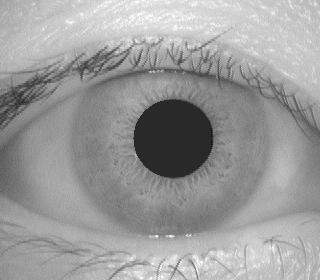
#> input picture CASIA1/1/001_1_2.jpg, 320 x 280 px, given in place of 001_1_1.jpg, which was not available
$ python testFRR.py
#> lines starting #> are read from the running program, lines starting #| are printed output that depends on the picture; after the words box and inside, x2 and y2 are one past the last pixel; in counts of white or black regions, pixels touching at a corner belong together; pictures that were not available may be replaced by others from this repository, and a replacement may not be noted
### preprocessing.py
##-----------------------------------------------------------------------------
##  Import
##-----------------------------------------------------------------------------
from cv2 import imread
from cv2 import imshow
from cv2 import waitKey

from pre_processing_classic.segment import segment
from pre_processing_classic.normalize import normalize
from pre_processing_classic.encode import encode

from pre_processing_enhanced.IrisLocalization import IrisLocalization
from pre_processing_enhanced.IrisNormalization import IrisNormalization
from pre_processing_enhanced.ImageEnhancement import ImageEnhancement
from pre_processing_enhanced.FeatureExtraction import FeatureExtraction

import numpy as np

##-----------------------------------------------------------------------------
##  Function preprocessing(img, method)
##-----------------------------------------------------------------------------
##  Description:
##      Enrol a new user
##
##  Input:
##      img             - The image to be processed
##      method          - Pre-processing method, can be "classic" or "enhanced"
##
##  Output:
##      features        - Array containing the extracted features
##-----------------------------------------------------------------------------
def preprocessing(img_name, method):

    # Integro-Differential operator and Log-Gabor filters
#> called with img_name = './CASIA1/1/001_1_1.jpg', method = 'enhanced'
    if method == "classic":

        # Read the image
        img = imread(img_name, 0)

        # Parameters for segmentation
        eyelashes_thres = 80
        use_multiprocess = False

        # Identify the iris and the pupil
        ciriris, cirpupil, img_with_noise = segment(img, eyelashes_thres, use_multiprocess)

        #imshow("noisyeye", img_with_noise[0])
        #waitKey(0)

        # Normalize the iris region by unwraping the circular region into a rectangular block of constant dimensions
        polar_array, noise_array = normalize(img_with_noise, ciriris[1], ciriris[0], ciriris[2],
                                            cirpupil[1], cirpupil[0], cirpupil[2], 8, 128)

        #imshow("polar", polar_array/255)
        #waitKey(0)

        # Extract the features from the normalized image
        template, mask = encode(polar_array, noise_array, 18, 1, 0.5)

        # Format the features
        str_template = ""

        for i in template:
            for j in i:
                str_template += str(int(j))

        features = int(str_template, 2).to_bytes((len(str_template) + 7) // 8, byteorder="big")

        # Alternative formatting method
        # features = np.array(template).tobytes()

        return features

    # Hough transform and 2D Gabor filters
    else:

        # Read the image
        if type(img_name) == str:
            img = [imread(img_name)]
        else:
            img = [imread(file) for file in img_name]
        #print(img)

        # Identify the iris and the pupil
        boundary, center = IrisLocalization(img)

        # Normalize the iris region
        normalized_iris = IrisNormalization(boundary,center)

        # Enhance the image with Hinstogram equalization
        enhanced_iris = ImageEnhancement(normalized_iris)

        # Extract the features from the normalized image
        template = np.array(FeatureExtraction(enhanced_iris)[0])

        # Format the features
        features = np.around(template, 2).tobytes()

        return features

### pre_processing_enhanced/IrisLocalization.py
# coding: utf-8
##----------------------------------------------------------------------------------------------
##  Import
##----------------------------------------------------------------------------------------------
import cv2
import numpy as np
import glob
import math
from scipy.spatial import distance
from sklearn.discriminant_analysis import LinearDiscriminantAnalysis as LDA
import matplotlib.pyplot as plt
import pandas as pd
from sklearn import metrics

##---------------------------------------------------------------------------------------------
##  Functions
##---------------------------------------------------------------------------------------------
def IrisLocalization(images):
    #convert image to a color image
    target = [cv2.cvtColor(img, cv2.COLOR_BGR2GRAY) for img in images]
#> target = 1 item

    boundary=[] #initialize empty list that will eventually contain all the images with boundaries
    centers=[] #initialize empty list that will contain the centers of the boundary circles
    for img in target:

        draw_img=img

        # remove noise by blurring the image
        blur = cv2.bilateralFilter(img, 9,75,75)
        img=blur

        #estimate the center of pupil
        horizontalProjection = np.mean(img,0);
        verticalProjection = np.mean(img,1);
        center_x=horizontalProjection.argmin()
        center_y=verticalProjection.argmin()

        #recalculate of pupil by concentrating on a 120X120 area
        centrecrop_x = img[center_x-60:center_x+60]
        centrecrop_y = img[center_y-60:center_y+60]
        horizontalProjection = np.mean(centrecrop_y,0);
        verticalProjection = np.mean(centrecrop_x,0);
        crop_center_x=horizontalProjection.argmin()
        crop_center_y=verticalProjection.argmin()

        cimg=img.copy()
        cv2.circle(cimg,(crop_center_x,crop_center_y),1,(255,0,0),2)

        #apply Canny edge detector on the masked image
        maskimage = cv2.inRange(img, 0, 70)
        output = cv2.bitwise_and(img, maskimage)
        edged = cv2.Canny(output, 100, 220)

        # Apply Hough transform to find potential boundaries of pupil
        circles = cv2.HoughCircles(edged, cv2.HOUGH_GRADIENT, 10, 100)

        #define the center of the pupil
        a = (crop_center_x,crop_center_y)

        out = img.copy()
        min_dst=math.inf
        for i in circles[0]:
            #find the circle whose center is closest to the approx center found above
            b=(i[0],i[1])
            dst = distance.euclidean(a, b)
            if dst<min_dst:
                min_dst=dst
                k=i

        #draw the inner boundary
        k = k.astype(int)
        cv2.circle(draw_img, (int(k[0]), int(k[1])), k[2], (255, 0, 0), 3)

        pupil=circles[0][0]
        radius_pupil = int(k[2])

        #draw the outer boundary, which is approximately found to be at a distance 53 from the inner boundary
        cv2.circle(draw_img, (k[0], k[1]), radius_pupil+53, (255, 0, 0), 3)
        boundary.append(draw_img)
        centers.append([k[0],k[1],k[2]])
#> this loop made 1 pass
#> (center_x, center_y, crop_center_x, crop_center_y, pupil, radius_pupil) on pass 1: (179, 127, 179, 178, [175, 135, 39], 39)
#> pass 1, in IrisLocalization, `blur = cv2.bilateralFilter(img, 9,75,75)`:
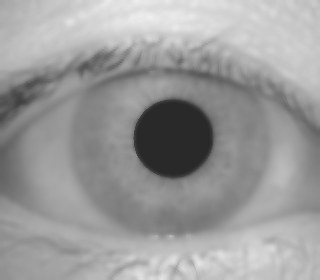
#> blur: shape (280, 320); min 39, max 238, mean 155
#> pass 1, in IrisLocalization, `centrecrop_x = img[center_x-60:center_x+60]`:
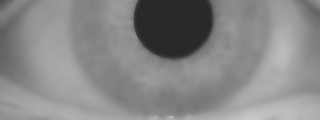
#> centrecrop_x: shape (120, 320); min 39, max 202, mean 135.2
#> pass 1, in IrisLocalization, `centrecrop_y = img[center_y-60:center_y+60]`:
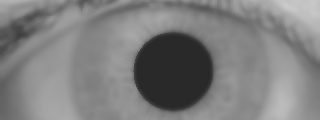
#> centrecrop_y: shape (120, 320); min 39, max 202, mean 126.3
#> after the loop:
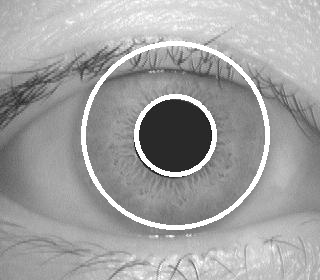
#> draw_img: shape (280, 320); min 19, max 255, mean 161.1
#> after the loop:
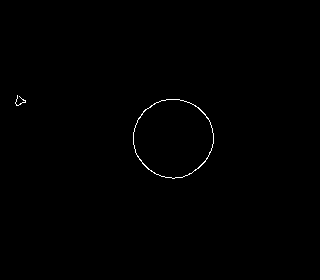
#> edged: shape (280, 320); 0.33% white in thin lines or dots, all inside (x1, y1, x2, y2) = (15, 95, 214, 179)
#> after the loop, boundary = 1 item; centers = [[175, 135, 39]]
#> (the rest of the program and of its run is left out)
